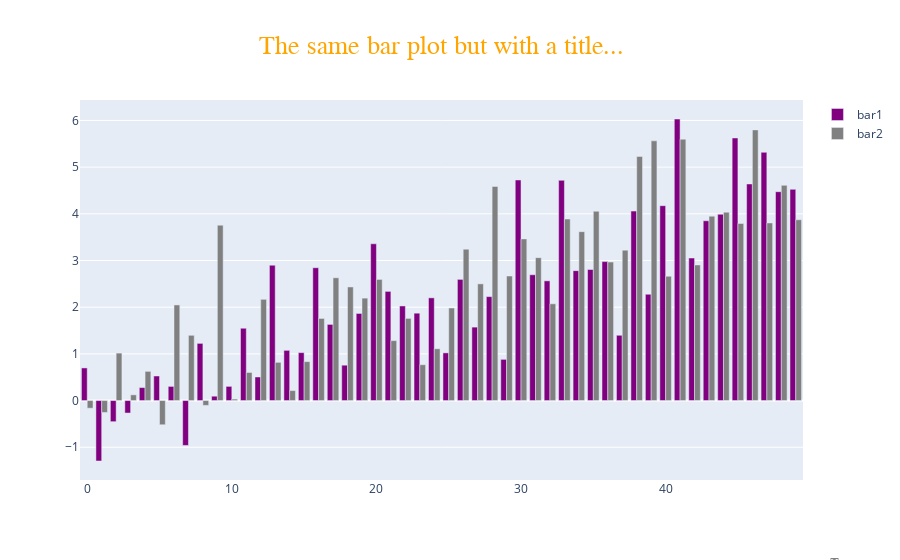

Notebook code for this chart:
### Markdown cell above
### Some annotations outside the plot

### Code cell
fig = go.Figure()
fig.add_trace(go.Bar(x=df["x"], y=df["y1"], name="bar1", marker_color='purple'))
fig.add_trace(go.Bar(x=df["x"], y=df["y2"], name="bar2", marker_color='grey'))

text = {
    'title': "The same bar plot but with a title...",
    'source': "It's magic 🌈"
}

annotations = []

# add a title (used to describe the figure)
annotations.append(dict(xref='paper', yref='paper',
                        x=0.5, y=1.1,
                        xanchor='center', yanchor='bottom',
                        text=text["title"],
                        font=dict(family="Courier New",
                                  size=26,
                                  color="orange"),
                        showarrow=False))


# add text at the bottom of the figure
annotations.append(dict(xref='paper', yref='paper',
                        x=1, y=-0.2,
                        xanchor='center', yanchor='top',
                        text=text["source"],
                        font=dict(family="Courier New",
                                  size=15,
                                  color="grey"),
                        showarrow=False))


fig.update_layout(annotations=annotations)
fig.show()

### Figure 1 — Plotly figure (JSON) as saved in the notebook; plotly's stock layout.template omitted (floating-point values rounded to 4 significant figures)
{"data": [{"marker": {"color": "purple"}, "name": "bar1", "type": "bar", "x": [0, 1, 2, 3, 4, 5, 6, 7, 8, 9, 10, 11, 12, 13, 14, 15, 16, 17, 18, 19, 20, 21, 22, 23, 24, 25, 26, 27, 28, 29, 30, 31, 32, 33, 34, 35, 36, 37, 38, 39, 40, 41, 42, 43, 44, 45, 46, 47, 48, 49], "y": [0.6991, -1.295, -0.4525, -0.2673, 0.2783, 0.5265, 0.3033, -0.9615, 1.225, 0.09374, 0.304, 1.549, 0.5051, 2.9, 1.076, 1.027, 2.846, 1.632, 0.7578, 1.866, 3.358, 2.339, 2.027, 1.872, 2.2, 1.022, 2.596, 1.573, 2.227, 0.8829, 4.725, 2.695, 2.565, 4.717, 2.783, 2.807, 2.977, 1.399, 4.059, 2.277, 4.175, 6.031, 3.053, 3.851, 3.992, 5.625, 4.64, 5.318, 4.474, 4.524]}, {"marker": {"color": "grey"}, "name": "bar2", "type": "bar", "x": [0, 1, 2, 3, 4, 5, 6, 7, 8, 9, 10, 11, 12, 13, 14, 15, 16, 17, 18, 19, 20, 21, 22, 23, 24, 25, 26, 27, 28, 29, 30, 31, 32, 33, 34, 35, 36, 37, 38, 39, 40, 41, 42, 43, 44, 45, 46, 47, 48, 49], "y": [-0.1638, -0.2549, 1.016, 0.1227, 0.6257, -0.5181, 2.048, 1.398, -0.1035, 3.757, 0.03154, 0.6018, 2.169, 0.8189, 0.2136, 0.8338, 1.759, 2.63, 2.433, 2.194, 2.595, 1.284, 1.76, 0.7677, 1.11, 1.983, 3.242, 2.5, 4.587, 2.668, 3.463, 3.061, 2.073, 3.889, 3.618, 4.055, 2.967, 3.222, 5.229, 5.564, 2.663, 5.598, 2.905, 3.949, 4.035, 3.793, 5.798, 3.805, 4.61, 3.873]}], "layout": {"annotations": [{"font": {"color": "orange", "family": "Courier New", "size": 26}, "showarrow": false, "text": "The same bar plot but with a title...", "x": 0.5, "xanchor": "center", "xref": "paper", "y": 1.1, "yanchor": "bottom", "yref": "paper"}, {"font": {"color": "grey", "family": "Courier New", "size": 15}, "showarrow": false, "text": "It's magic 🌈", "x": 1, "xanchor": "center", "xref": "paper", "y": -0.2, "yanchor": "top", "yref": "paper"}]}}
